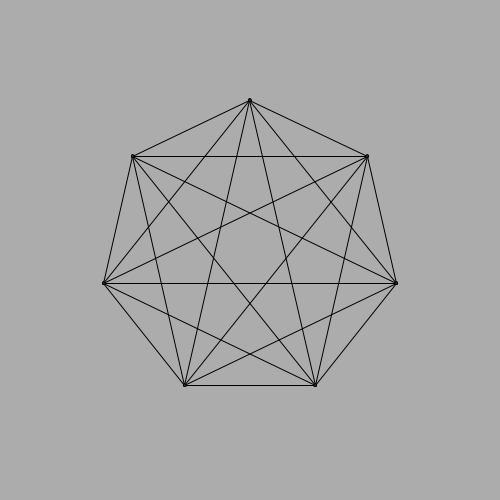
Frame 1 (no input)
Frame 60 (the mouse pressed at the canvas centre just before this capture): identical to frame 1, image omitted
Frame 120 (the mouse held since frame 60 and released just before this capture): identical to frame 1, image omitted

The Processing sketch that drew this single still picture (run headless with seeded random() and noise(); from frame 60 on, the mouse is pressed at the canvas centre):

// Processing sketch: variable_pionted_star
// ── variable_pionted_star.pde
// Global variables
float radius = 150; // Size of the circle

// number of points on the star
int numPoints = 7; // z,x will increment/decrement

// Controls:

// Keys:

// x  - add point
// z - remove point

void setup() {

  smooth();
  size(500, 500);
  strokeWeight(1);
}

void draw() {

  // flip canvas so that central 
  // point is on top
  
  variable_pointed_star();
  save("variable_pointed_star.jpg");
}

void variable_pointed_star() { 

  rotate(2*PI/2);
  translate(-width,-height);
  
  // erase
  background(172);

  int numPoints = this.numPoints; 

  // calculate the angle each point is on
  float angle = TWO_PI/(float)numPoints; 

  // declare point plots array
  float[][] Plots;  

  // Setup the array
  Plots = new float [numPoints][2]; 
  for (int i = 0; i < numPoints; i++) { 
    float x = radius*sin(angle*i)+width/2;
    float y = radius*cos(angle*i)+height/2;
    Plots[i][0] = x; 
    Plots[i][1] = y;
  }

  // Draw the shape
  println(numPoints);
  for (int i=0; i<numPoints; i++) { 
    float x = Plots[i][0];
    float y = Plots[i][1];
    for (int ii=i; ii<numPoints; ii++) { 
      if (ii>i) {
        float xx = Plots[ii][0];
        float yy = Plots[ii][1];  
        strokeWeight(1);
        line(x, y, xx, yy);
      }
    }
    fill(45);
    strokeWeight(1);
    ellipse(x, y, 3, 3);
  }
}

void keyPressed() {
  if (key == 'z') {
    numPoints--;
  }
  if (key == 'x') {
    numPoints++;
  }

  numPoints = constrain(numPoints, 3, 30);
  redraw();
}
